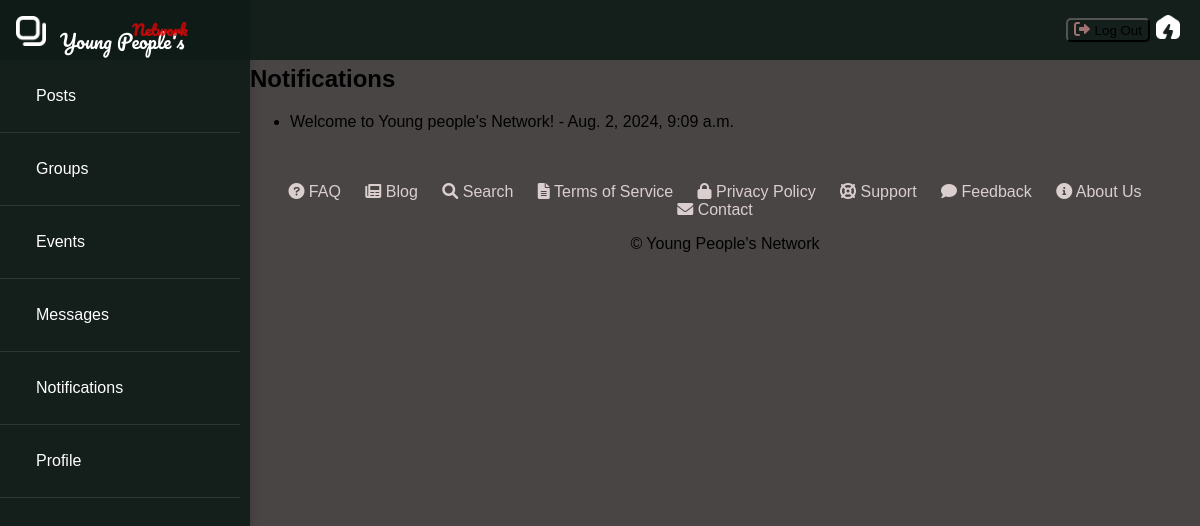
/notifications/ (signed in), run on the app's committed database.
### apps/users/models.py (models this page shows, shortened)
class UserNotification(models.Model):
    user = models.ForeignKey(settings.AUTH_USER_MODEL, related_name='notifications', on_delete=models.CASCADE)
    content = models.TextField()
    read = models.BooleanField(default=False)
    timestamp = models.DateTimeField(auto_now_add=True)

### apps/notifications/views.py (the view)
# urls.py: path('', notification_list_view, name='notification_list'),
@login_required
def notification_list_view(request):
    notifications = request.user.notifications.all()
    return render(request, 'notifications/notification_list.html', {'notifications': notifications})

### apps/notifications/templates/notifications/notification_list.html
{% extends "base.html" %}
{% block content %}
<div class="notification-list">
    <h2>Notifications</h2>
    <ul>
        {% for notification in notifications %}
        <li>
            {% if notification.read %}
            <strong>{{ notification.message }}</strong>
            {% else %}
            {{ notification.content }}
            {% endif %}
            - {{ notification.timestamp }}
        </li>
        {% empty %}
        <li>No notifications</li>
        {% endfor %}
    </ul>
</div>
{% endblock %}

### config/static/css/styles.css (style rules this page uses)
body { background: rgba(54, 48, 48, 0.897); background-size: cover; background-repeat: no-repeat; background-attachment: fixed; margin: 0; padding: 0; font-family: 'Arial', sans-serif; }

### data on the page
UserNotification: content "Welcome to Young people's Network!", timestamp "Aug. 2, 2024, 9:09 a.m."
